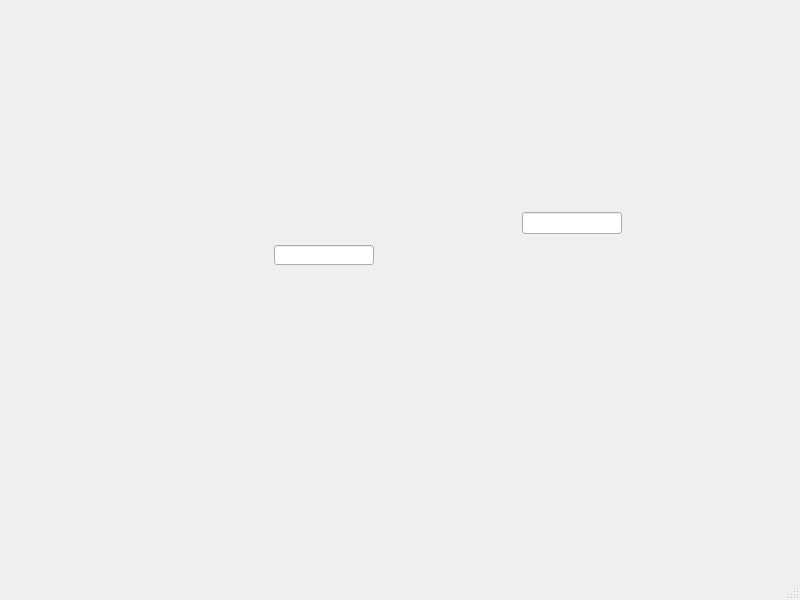
<?xml version="1.0" encoding="UTF-8"?>
<ui version="4.0">
 <class>MainWindow</class>
 <widget class="QMainWindow" name="MainWindow">
  <property name="geometry">
   <rect>
    <x>0</x>
    <y>0</y>
    <width>800</width>
    <height>600</height>
   </rect>
  </property>
  <property name="windowTitle">
   <string>MainWindow</string>
  </property>
  <widget class="QWidget" name="centralwidget">
   <widget class="caLineEdit" name="calineedit">
    <property name="geometry">
     <rect>
      <x>274</x>
      <y>245</y>
      <width>100</width>
      <height>20</height>
     </rect>
    </property>
    <property name="channel" stdset="0">
     <string notr="true">MYTEST:1</string>
    </property>
   </widget>
   <widget class="caNumeric" name="canumeric">
    <property name="geometry">
     <rect>
      <x>236</x>
      <y>368</y>
      <width>100</width>
      <height>50</height>
     </rect>
    </property>
    <property name="channel" stdset="0">
     <string notr="true">MYTEST:1</string>
    </property>
   </widget>
   <widget class="caSpinbox" name="caspinbox">
    <property name="geometry">
     <rect>
      <x>525</x>
      <y>302</y>
      <width>80</width>
      <height>30</height>
     </rect>
    </property>
    <property name="channel" stdset="0">
     <string notr="true">MYTEST:1</string>
    </property>
   </widget>
   <widget class="caTextEntry" name="catextentry">
    <property name="geometry">
     <rect>
      <x>522</x>
      <y>212</y>
      <width>100</width>
      <height>22</height>
     </rect>
    </property>
    <property name="channel" stdset="0">
     <string notr="true">MYTEST:1</string>
    </property>
   </widget>
  </widget>
  <widget class="QMenuBar" name="menubar">
   <property name="geometry">
    <rect>
     <x>0</x>
     <y>0</y>
     <width>800</width>
     <height>26</height>
    </rect>
   </property>
  </widget>
  <widget class="QStatusBar" name="statusbar"/>
 </widget>
 <customwidgets>
  <customwidget>
   <class>caNumeric</class>
   <extends>QFrame</extends>
   <header>caNumeric</header>
  </customwidget>
  <customwidget>
   <class>caTextEntry</class>
   <extends>caLineEdit</extends>
   <header>caTextEntry</header>
  </customwidget>
  <customwidget>
   <class>caSpinbox</class>
   <extends>QFrame</extends>
   <header>caSpinbox</header>
  </customwidget>
  <customwidget>
   <class>caLineEdit</class>
   <extends>QLineEdit</extends>
   <header>caLineEdit</header>
  </customwidget>
 </customwidgets>
 <resources/>
 <connections/>
</ui>
